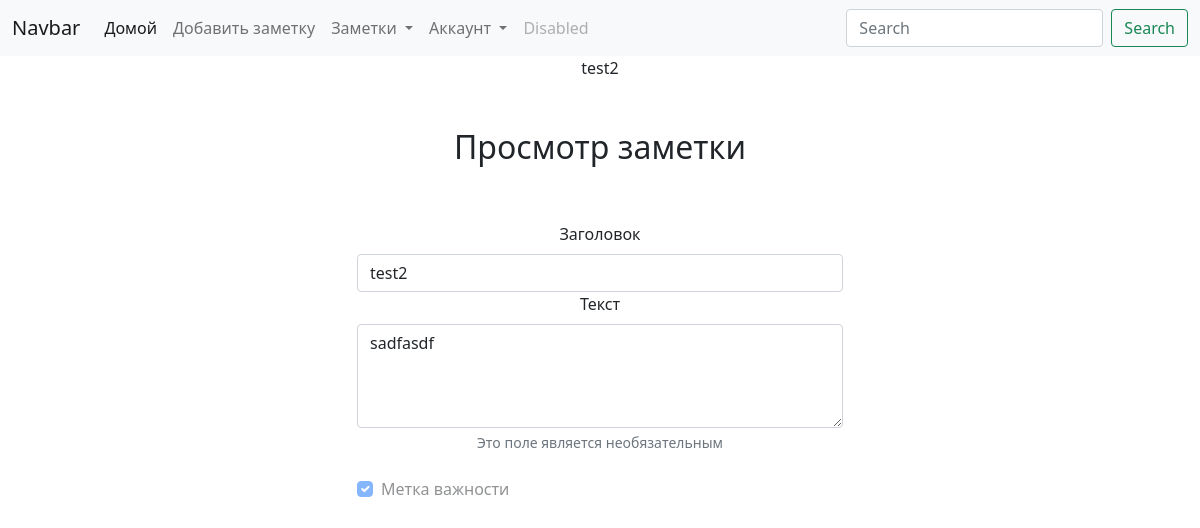
The app's page /detail/12/ (signed in) with its own data.
### todoapp/models.py (models this page shows, shortened)
class Todo(models.Model):
    title = models.CharField(max_length=150)
    memo = models.TextField(blank = True)
    impotantFlag = models.BooleanField(default=False)
    date = models.DateTimeField(auto_now_add = True)
    datecompleat = models.DateTimeField(null=True, blank=True)
    user = models.ForeignKey(User, on_delete = models.CASCADE)
    class Meta:
        verbose_name = 'Заметка'
        verbose_name_plural = 'Заметки'

### todoapp/views.py (the view, shortened to what this page needs)
# urls.py: path('detail/<int:todo_id>/',views.detailtodo, name = 'detailtodo'),
@login_required
def detailtodo(request,todo_id):
    todo = get_object_or_404(Todo,pk = todo_id, user = request.user)
    if request.method == 'GET':
        form = TodoForm(instance = todo)
        return render(request, 'todoapp/detailtodo.html', {'datatodo':todo,'form':form})

### todoapp/forms.py
class TodoForm(ModelForm):
    class Meta:
        model = Todo
        fields = ['title','memo','impotantFlag']

### todoapp/templates/todoapp/detailtodo.html (shortened to what this page needs)
{% extends 'todoapp/base.html' %}
{% block content %}
  <div class="row justify-content-center mt-5">
    <div class="col-md-5">
      <h2>Просмотр заметки</h2>
    </div>
  </div>
  <div class="row justify-content-center mt-5">
    <div class="col-md-5">
      <form method="POST">
        <div class="form-group">
          <label for="title" class = "form-label">Заголовок</label>
          <input type="text" name="title" id = "title" class = "form-control" value="{{datatodo.title}}" required>
        </div>
        <div class="form-group">
          <label for="memo" class = "form-label">Текст</label>
          <textarea style = "min-height: 13vh;" type="text" name="memo" id = "memo" class = "form-control" aria-describedby="memoHelpBlock">{{datatodo.memo}}</textarea>
          <div class="form-text" id = 'memoHelpBlock'>
            Это поле является необязательным
          </div>
        </div>
        <br>
        {% if datatodo.datecompleat %}
        <div class="form-group form-check">
          <input type="checkbox" name="impotantFlag" id = "impotantFlag" class = "form-check-input" {% if datatodo.impotantFlag %}checked{% endif %} disabled>
          <label for="impotantFlag" style = "float: left;" class = "form-check-label">Метка важности</label>
        </div>
        {% endif %}
</form>
    </div>
  </div>
{% endblock %}

### todoapp/templates/todoapp/base.html (shortened to what this page needs)
<!doctype html>
{% load static %}
<html lang="ru">
  <head>
    <link href="https://cdn.jsdelivr.net/npm/bootstrap@5.0.1/dist/css/bootstrap.min.css" rel="stylesheet">
    <link rel="stylesheet" href="{% static "todoapp/css/todoapp.css" %}">
  </head>
  <body><nav class="navbar navbar-expand-lg navbar-light bg-light">
  <div class="container-fluid">
    <a class="navbar-brand" href="#">Navbar</a>
    <div class="collapse navbar-collapse" id="navbarSupportedContent">
      <ul class="navbar-nav me-auto mb-2 mb-lg-0">
        <li class="nav-item">
          <a class="nav-link active" aria-current="page" href="{% url 'home' %}">Домой</a>
        </li>
        <li class="nav-item">
          <a class="nav-link" href="{% url 'addtodo' %}">Добавить заметку</a>
        </li>
        {% if user.is_authenticated %}
        <li class="nav-item dropdown">
          <a class="nav-link dropdown-toggle" href="#" id="navbarDropdown" role="button" data-bs-toggle="dropdown" aria-expanded="false">
            Заметки
          </a>
        </li>
        {% endif %}
        <li class="nav-item dropdown">
          <a class="nav-link dropdown-toggle" href="#" id="navbarDropdown" role="button" data-bs-toggle="dropdown" aria-expanded="false">
            Аккаунт
          </a>
        </li>
        <li class="nav-item">
          <a class="nav-link disabled" href="#" tabindex="-1" aria-disabled="true">Disabled</a>
        </li>
      </ul>
      <form class="d-flex">
        <input class="form-control me-2" type="search" placeholder="Search" aria-label="Search">
        <button class="btn btn-outline-success" type="submit">Search</button>
      </form>
    </div>
  </div>
</nav>
<div class="conainer text-center">
    {% if user.is_authenticated %}
      {{user.username}}
    {% endif %}
    {% block content %}{% endblock %}
</div>
  </body>
</html>

### records on screen
Todo: title "test2", memo "sadfasdf", impotantFlag "☑"

### other values on screen
{{ user.username }} "test2"
